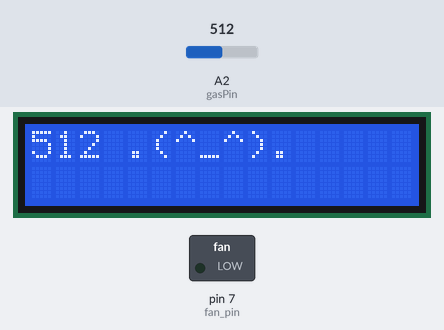
Recording of a sketch running on a simulated Arduino Uno, built with avr-gcc and run on an emulated ATmega328P. Shown: 16×2 character LCD, switched loads named in the sketch (green lamp = pin HIGH). The test bench sets the inputs (shaded band); at power-on: A2 (gasPin) = 512. The modem accepts every AT command (registered, SIM ready, sends succeed) and sends nothing else.

Above: at 1.5 s.
1.6 s: A2 (gasPin) set to 716
At 3.8 s:
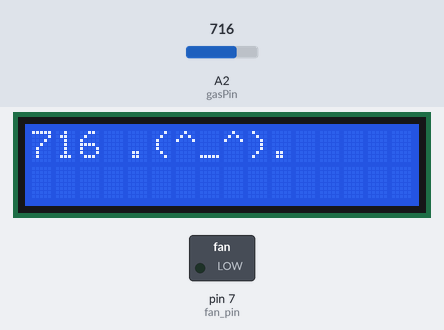
4.2 s: A2 (gasPin) set to 900
At 5.8 s:
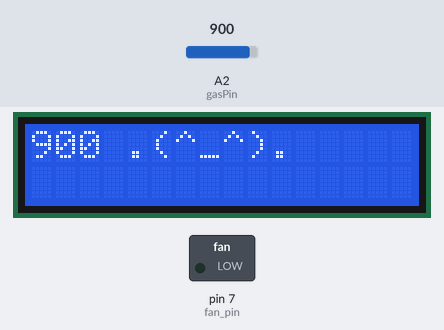
6.4 s: A2 (gasPin) set to 1023
At 7.9 s:
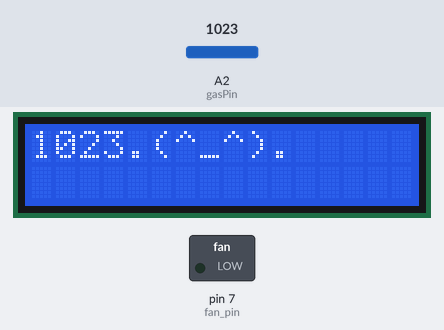
Timing chart, 0 to 9.4 s (numbered marks = the images above; inputs shaded):
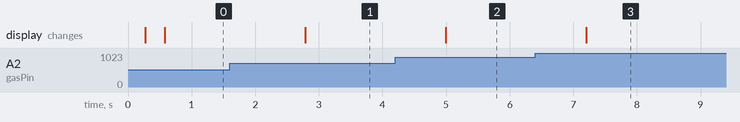

The sketch:

uno-gas-wifi.ino
```cpp
#include <SoftwareSerial.h>
#include <LiquidCrystal.h>

#define SSID "IOTMASTER"
#define PASS "PASSWORD"
#define IP "TCP_SERVER_IP"
#define PORT "80";
#define ID "1";
#define ESP8266 ESP8266

const int gasPin = A2;
int sensorValue;
int i;
int fan_pin = 7 ;
int light;

float sensor_volt;
float RS_gas;             // Get value of RS in a GAS

const byte rxPin = A0;    // Wire this to Tx Pin of ESP8266
const byte txPin = A1;    // Wire this to Rx Pin of ESP8266

SoftwareSerial ESP8266 (rxPin, txPin);    // We'll use a software serial interface to connect to ESP8266
LiquidCrystal lcd(8, 9, 10, 11, 12, 13);  // rs,en,d4,d5,d6,d7


void setup() {

      lcd.begin(16, 2);
      Serial.begin(115200);
      ESP8266.begin(115200);

      delay(100);                       // Let the module self-initialize
      pinMode (fan_pin,OUTPUT);
      ESP8266.write("AT+RST\n");        //resret wifi
      ESP8266.write("AT=CWMODE=1");     //set in client mode

      String cmd = "AT+CWJAP=\"";
      cmd += SSID;
      cmd += "\",\"";
      cmd += PASS;
      cmd += "\"";
      ESP8266.println(cmd);

      delay(100);
      String cmd1 = "AT+CIPSTART=1,\"TCP\",\"";
      cmd1 += IP;
      cmd1 += "\",80";
      lcd.print("    .(^_^).");

          //ESP8266.write("AT+CIPMUX=1\r\n");   //run in muplitplex connection
      delay(100);

}

void loop() {

      String tempC;
      sensorValue  = (analogRead(gasPin)) ;
      sensor_volt = (float)sensorValue / 1024 * 5.0;  /// 1024 was wrong as i found! ! when voltage was 5  !
      RS_gas = (5.0 - sensor_volt) / sensor_volt;     // omit *RL
      update_(tempC);
      recv();

}


void update_(String input) {

      String cmd = "AT+CIPSTART=\"TCP\",\"";
      cmd += IP;
      cmd += "\",80";
      ESP8266.println(cmd);
      delay(100);
      cmd = ID ;
      cmd += " .mq9   : ";
      cmd += sensorValue;

      ESP8266.print("AT+CIPSEND=");
      ESP8266.println(cmd.length());
      delay(100);
      ESP8266.print(cmd);

}

void recv() {

  ESP8266.setTimeout(1000);
  lcd.setCursor(0,0);
  lcd.print(sensorValue);

  if (ESP8266.find("1,OFF"))
    {

          digitalWrite(fan_pin,LOW);
          lcd.setCursor(0, 1);
          lcd.print("FAN OFF");
          lcd.print("-");
          lcd.print(sensorValue);

  }
  else
  {

    if (ESP8266.find("1,ON"))
    {

          digitalWrite(fan_pin,HIGH);
          lcd.setCursor(0, 1);
          lcd.print("FAN ON ");
          lcd.print(sensorValue);
          lcd.print("-");
          lcd.print(light);

    }

  }

    return;
}
```

Measured:
- after the input at 1.6 s, the display: changes after 1.2 s (image 1)
- after the input at 4.2 s, the display: changes after 0.80 s (image 2)
- after the input at 6.4 s, the display: changes after 0.81 s (image 3)
